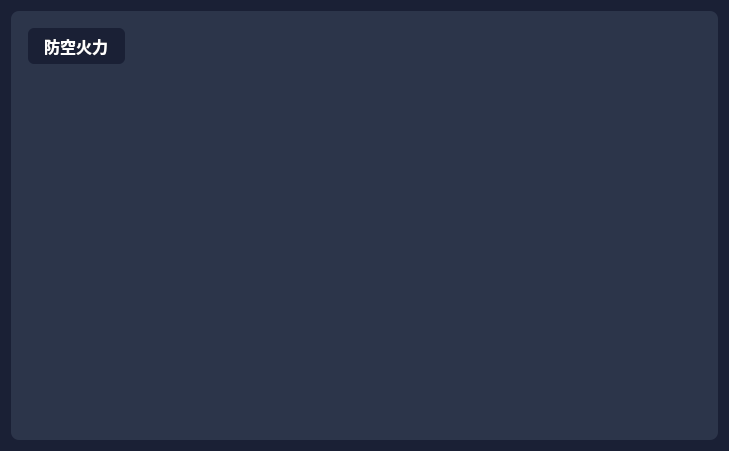
<?xml version="1.0" encoding="UTF-8"?>
<ui version="4.0">
 <class>FirepowerControl</class>
 <widget class="QWidget" name="FirepowerControl">
  <property name="geometry">
   <rect>
    <x>0</x>
    <y>0</y>
    <width>729</width>
    <height>451</height>
   </rect>
  </property>
  <property name="windowTitle">
   <string>防空火力</string>
  </property>
  <property name="styleSheet">
   <string notr="true">
/* 全局样式 */
QWidget {
    background-color: #1a2035;
    color: #ffffff;
    font-family: Microsoft YaHei;
}

/* 主框架 */
QFrame#mainFrame {
    background-color: #2c354a;
    border-radius: 8px;
    padding: 8px;
}

/* 标题栏 */
QLabel#titleLabel {
    font-size: 16px;
    font-weight: bold;
    color: #ffffff;
    background-color: #1a2035;
    padding: 6px 12px;
    border-radius: 6px;
}

QLabel#unitCountLabel {
    font-size: 12px;
    color: #8892b0;
    background-color: #1a2035;
    padding: 4px 8px;
    border-radius: 12px;
}

/* 滚动区域 */
QScrollArea {
    background-color: transparent;
    border: none;
}

QScrollArea QWidget {
    background-color: transparent;
}

/* 火力设备项 */
QFrame[objectName=&quot;firepowerItem&quot;] {
    background-color: #1a2035;
    border-radius: 6px;
    padding: 8px;
    margin-bottom: 2px;
}

/* 设备名称 */
QLabel[name=&quot;nameLabel&quot;] {
    font-size: 14px;
    font-weight: bold;
    color: #ffffff;
}

/* 状态标签 */
QLabel[name=&quot;statusLabel&quot;][text=&quot;在线&quot;] {
    background-color: #2ecc71;
    color: #ffffff;
    padding: 2px 8px;
    border-radius: 10px;
    font-size: 12px;
}

QLabel[name=&quot;statusLabel&quot;][text=&quot;待机&quot;] {
    background-color: #f1c40f;
    color: #000000;
    padding: 2px 8px;
    border-radius: 10px;
    font-size: 12px;
    font-weight: bold;
}

QLabel[name=&quot;statusLabel&quot;][text=&quot;离线&quot;] {
    background-color: #e74c3c;
    color: #ffffff;
    padding: 2px 8px;
    border-radius: 10px;
    font-size: 12px;
}

/* 参数标签 */
QLabel {
    color: #8892b0;
    font-size: 12px;
}

QLabel[name=&quot;typeValue&quot;],
QLabel[name=&quot;rangeValue&quot;],
QLabel[name=&quot;ammoValue&quot;],
QLabel[name=&quot;responseValue&quot;] {
    color: #64ffda;
    font-size: 12px;
    font-weight: 500;
}

/* 拦截概率 */
QLabel[name=&quot;rangeTitle&quot;] {
    color: #8892b0;
    font-size: 12px;
    margin-bottom: 4px;
}

QFrame[name=&quot;rangeBar&quot;] {
    background-color: #2c354a;
    height: 6px;
    border-radius: 3px;
}

QFrame[name=&quot;rangeFill&quot;] {
    background-color: #2ecc71;
    height: 6px;
    border-radius: 3px;
}

/* 滚动条 */
QScrollBar:vertical {
    background-color: #1a2035;
    width: 8px;
    margin: 0px;
}

QScrollBar::handle:vertical {
    background-color: #4a5568;
    border-radius: 4px;
}

QScrollBar::handle:vertical:hover {
    background-color: #718096;
}

QScrollBar::add-line:vertical,
QScrollBar::sub-line:vertical {
    height: 0px;
}

QScrollBar::add-page:vertical,
QScrollBar::sub-page:vertical {
    background-color: transparent;
}
   </string>
  </property>
  <layout class="QVBoxLayout" name="verticalLayout">
   <item>
    <widget class="QFrame" name="mainFrame">
     <layout class="QVBoxLayout" name="verticalLayout_2">
      <item>
       <layout class="QHBoxLayout" name="horizontalLayout">
        <item>
         <widget class="QLabel" name="titleLabel">
          <property name="text">
           <string>防空火力</string>
          </property>
         </widget>
        </item>
        <item>
         <spacer name="horizontalSpacer">
          <property name="orientation">
           <enum>Qt::Horizontal</enum>
          </property>
          <property name="sizeHint" stdset="0">
           <size>
            <width>40</width>
            <height>20</height>
           </size>
          </property>
         </spacer>
        </item>
       </layout>
      </item>
      <item>
       <widget class="QScrollArea" name="scrollArea">
        <property name="widgetResizable">
         <bool>true</bool>
        </property>
        <widget class="QWidget" name="scrollAreaWidgetContents">
         <property name="geometry">
          <rect>
           <x>0</x>
           <y>0</y>
           <width>677</width>
           <height>357</height>
          </rect>
         </property>
         <layout class="QVBoxLayout" name="verticalLayout_3">
          <property name="spacing">
           <number>2</number>
          </property>
         </layout>
        </widget>
       </widget>
      </item>
     </layout>
    </widget>
   </item>
  </layout>
 </widget>
 <resources/>
 <connections/>
</ui>
